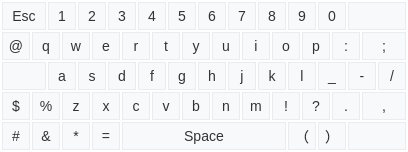
<?xml version="1.0" encoding="UTF-8"?>
<ui version="4.0">
 <class>VirtualKeyboard</class>
 <widget class="QDialog" name="VirtualKeyboard">
  <property name="geometry">
   <rect>
    <x>0</x>
    <y>0</y>
    <width>408</width>
    <height>152</height>
   </rect>
  </property>
  <property name="focusPolicy">
   <enum>Qt::NoFocus</enum>
  </property>
  <property name="windowTitle">
   <string>Dialog</string>
  </property>
  <property name="styleSheet">
   <string notr="true">QDialog{
	background-color: rgb(255, 255, 255);
}

QPushButton{
	background-color:#F8F9FB;	
	color:#333333;
	border-style:solid;
	border-width:1px;
	border-color:#EBECF0;
	font-family: &quot;Helvetica&quot;;
	font-size: 14px;
    min-width:26px; 
    min-height:26px;  
}

QPushButton:hover{
	border-color:#A5B6FF;
}
QPushButton:pressed{
    /* 使文字有一点移动 */  
	padding-left:1px;
	padding-top:1px;
	border-color:#476BFD;
}

QPushButton#pushButton_del{
border-image: url(:/images/keyborad_del.png);
}
QPushButton#pushButton_del:hover{
border-image: url(:/images/keyborad_del_h.png);
}
QPushButton#pushButton_del:pressed{
border-image: url(:/images/keyborad_del_p.png);
}

QPushButton#pushButton_switchletter{
border-image: url(:/images/keyborad_letter.png);
}
QPushButton#pushButton_switchletter:hover{
border-image: url(:/images/keyborad_letter_h.png);
}
QPushButton#pushButton_switchletter:pressed{
border-image: url(:/images/keyborad_letter_p.png);
}

QPushButton#pushButton_enter{
border-image: url(:/images/keyborad_enter.png);
}
QPushButton#pushButton_enter:hover{
border-image: url(:/images/keyborad_enter_h.png);
}
QPushButton#pushButton_enter:pressed{
border-image: url(:/images/keyborad_enter_P.png);
}</string>
  </property>
  <widget class="QPushButton" name="pushButton_m">
   <property name="geometry">
    <rect>
     <x>242</x>
     <y>92</y>
     <width>28</width>
     <height>28</height>
    </rect>
   </property>
   <property name="focusPolicy">
    <enum>Qt::NoFocus</enum>
   </property>
   <property name="styleSheet">
    <string notr="true"/>
   </property>
   <property name="text">
    <string>m</string>
   </property>
  </widget>
  <widget class="QPushButton" name="pushButton_gantanhao">
   <property name="geometry">
    <rect>
     <x>272</x>
     <y>92</y>
     <width>28</width>
     <height>28</height>
    </rect>
   </property>
   <property name="focusPolicy">
    <enum>Qt::NoFocus</enum>
   </property>
   <property name="styleSheet">
    <string notr="true"/>
   </property>
   <property name="text">
    <string>!</string>
   </property>
  </widget>
  <widget class="QPushButton" name="pushButton_n">
   <property name="geometry">
    <rect>
     <x>212</x>
     <y>92</y>
     <width>28</width>
     <height>28</height>
    </rect>
   </property>
   <property name="minimumSize">
    <size>
     <width>28</width>
     <height>28</height>
    </size>
   </property>
   <property name="focusPolicy">
    <enum>Qt::NoFocus</enum>
   </property>
   <property name="styleSheet">
    <string notr="true"/>
   </property>
   <property name="text">
    <string>n</string>
   </property>
  </widget>
  <widget class="QPushButton" name="pushButton_v">
   <property name="geometry">
    <rect>
     <x>152</x>
     <y>92</y>
     <width>28</width>
     <height>28</height>
    </rect>
   </property>
   <property name="focusPolicy">
    <enum>Qt::NoFocus</enum>
   </property>
   <property name="styleSheet">
    <string notr="true"/>
   </property>
   <property name="text">
    <string>v</string>
   </property>
  </widget>
  <widget class="QPushButton" name="pushButton_b">
   <property name="geometry">
    <rect>
     <x>182</x>
     <y>92</y>
     <width>28</width>
     <height>28</height>
    </rect>
   </property>
   <property name="focusPolicy">
    <enum>Qt::NoFocus</enum>
   </property>
   <property name="styleSheet">
    <string notr="true"/>
   </property>
   <property name="text">
    <string>b</string>
   </property>
  </widget>
  <widget class="QPushButton" name="pushButton_dot">
   <property name="geometry">
    <rect>
     <x>332</x>
     <y>92</y>
     <width>28</width>
     <height>28</height>
    </rect>
   </property>
   <property name="focusPolicy">
    <enum>Qt::NoFocus</enum>
   </property>
   <property name="styleSheet">
    <string notr="true"/>
   </property>
   <property name="text">
    <string>.</string>
   </property>
  </widget>
  <widget class="QPushButton" name="pushButton_douhao">
   <property name="geometry">
    <rect>
     <x>362</x>
     <y>92</y>
     <width>44</width>
     <height>28</height>
    </rect>
   </property>
   <property name="focusPolicy">
    <enum>Qt::NoFocus</enum>
   </property>
   <property name="styleSheet">
    <string notr="true"/>
   </property>
   <property name="text">
    <string>,</string>
   </property>
  </widget>
  <widget class="QPushButton" name="pushButton_wenhao">
   <property name="geometry">
    <rect>
     <x>302</x>
     <y>92</y>
     <width>28</width>
     <height>28</height>
    </rect>
   </property>
   <property name="focusPolicy">
    <enum>Qt::NoFocus</enum>
   </property>
   <property name="styleSheet">
    <string notr="true"/>
   </property>
   <property name="text">
    <string>?</string>
   </property>
  </widget>
  <widget class="QPushButton" name="pushButton_c">
   <property name="geometry">
    <rect>
     <x>122</x>
     <y>92</y>
     <width>28</width>
     <height>28</height>
    </rect>
   </property>
   <property name="focusPolicy">
    <enum>Qt::NoFocus</enum>
   </property>
   <property name="styleSheet">
    <string notr="true"/>
   </property>
   <property name="text">
    <string>c</string>
   </property>
  </widget>
  <widget class="QPushButton" name="pushButton_z">
   <property name="geometry">
    <rect>
     <x>62</x>
     <y>92</y>
     <width>28</width>
     <height>28</height>
    </rect>
   </property>
   <property name="focusPolicy">
    <enum>Qt::NoFocus</enum>
   </property>
   <property name="styleSheet">
    <string notr="true"/>
   </property>
   <property name="text">
    <string>z</string>
   </property>
  </widget>
  <widget class="QPushButton" name="pushButton_x">
   <property name="geometry">
    <rect>
     <x>92</x>
     <y>92</y>
     <width>28</width>
     <height>28</height>
    </rect>
   </property>
   <property name="focusPolicy">
    <enum>Qt::NoFocus</enum>
   </property>
   <property name="styleSheet">
    <string notr="true"/>
   </property>
   <property name="text">
    <string>x</string>
   </property>
  </widget>
  <widget class="QPushButton" name="pushButton_doller">
   <property name="geometry">
    <rect>
     <x>2</x>
     <y>92</y>
     <width>28</width>
     <height>28</height>
    </rect>
   </property>
   <property name="focusPolicy">
    <enum>Qt::NoFocus</enum>
   </property>
   <property name="styleSheet">
    <string notr="true"/>
   </property>
   <property name="text">
    <string>$</string>
   </property>
  </widget>
  <widget class="QPushButton" name="pushButton_baifenhao">
   <property name="geometry">
    <rect>
     <x>32</x>
     <y>92</y>
     <width>28</width>
     <height>28</height>
    </rect>
   </property>
   <property name="focusPolicy">
    <enum>Qt::NoFocus</enum>
   </property>
   <property name="styleSheet">
    <string notr="true"/>
   </property>
   <property name="text">
    <string>%</string>
   </property>
  </widget>
  <widget class="QPushButton" name="pushButton_g">
   <property name="geometry">
    <rect>
     <x>168</x>
     <y>62</y>
     <width>28</width>
     <height>28</height>
    </rect>
   </property>
   <property name="focusPolicy">
    <enum>Qt::NoFocus</enum>
   </property>
   <property name="styleSheet">
    <string notr="true"/>
   </property>
   <property name="text">
    <string>g</string>
   </property>
  </widget>
  <widget class="QPushButton" name="pushButton_j">
   <property name="geometry">
    <rect>
     <x>228</x>
     <y>62</y>
     <width>28</width>
     <height>28</height>
    </rect>
   </property>
   <property name="minimumSize">
    <size>
     <width>28</width>
     <height>28</height>
    </size>
   </property>
   <property name="focusPolicy">
    <enum>Qt::NoFocus</enum>
   </property>
   <property name="styleSheet">
    <string notr="true"/>
   </property>
   <property name="text">
    <string>j</string>
   </property>
  </widget>
  <widget class="QPushButton" name="pushButton_d">
   <property name="geometry">
    <rect>
     <x>108</x>
     <y>62</y>
     <width>28</width>
     <height>28</height>
    </rect>
   </property>
   <property name="focusPolicy">
    <enum>Qt::NoFocus</enum>
   </property>
   <property name="styleSheet">
    <string notr="true"/>
   </property>
   <property name="text">
    <string>d</string>
   </property>
  </widget>
  <widget class="QPushButton" name="pushButton_f">
   <property name="geometry">
    <rect>
     <x>138</x>
     <y>62</y>
     <width>28</width>
     <height>28</height>
    </rect>
   </property>
   <property name="focusPolicy">
    <enum>Qt::NoFocus</enum>
   </property>
   <property name="styleSheet">
    <string notr="true"/>
   </property>
   <property name="text">
    <string>f</string>
   </property>
  </widget>
  <widget class="QPushButton" name="pushButton_h">
   <property name="geometry">
    <rect>
     <x>198</x>
     <y>62</y>
     <width>28</width>
     <height>28</height>
    </rect>
   </property>
   <property name="focusPolicy">
    <enum>Qt::NoFocus</enum>
   </property>
   <property name="styleSheet">
    <string notr="true"/>
   </property>
   <property name="text">
    <string>h</string>
   </property>
  </widget>
  <widget class="QPushButton" name="pushButton_s">
   <property name="geometry">
    <rect>
     <x>78</x>
     <y>62</y>
     <width>28</width>
     <height>28</height>
    </rect>
   </property>
   <property name="focusPolicy">
    <enum>Qt::NoFocus</enum>
   </property>
   <property name="styleSheet">
    <string notr="true"/>
   </property>
   <property name="text">
    <string>s</string>
   </property>
  </widget>
  <widget class="QPushButton" name="pushButton_switchletter">
   <property name="geometry">
    <rect>
     <x>2</x>
     <y>62</y>
     <width>44</width>
     <height>28</height>
    </rect>
   </property>
   <property name="focusPolicy">
    <enum>Qt::NoFocus</enum>
   </property>
   <property name="styleSheet">
    <string notr="true"/>
   </property>
   <property name="text">
    <string/>
   </property>
  </widget>
  <widget class="QPushButton" name="pushButton_a">
   <property name="geometry">
    <rect>
     <x>48</x>
     <y>62</y>
     <width>28</width>
     <height>28</height>
    </rect>
   </property>
   <property name="focusPolicy">
    <enum>Qt::NoFocus</enum>
   </property>
   <property name="styleSheet">
    <string notr="true"/>
   </property>
   <property name="text">
    <string>a</string>
   </property>
  </widget>
  <widget class="QPushButton" name="pushButton_l">
   <property name="geometry">
    <rect>
     <x>288</x>
     <y>62</y>
     <width>28</width>
     <height>28</height>
    </rect>
   </property>
   <property name="focusPolicy">
    <enum>Qt::NoFocus</enum>
   </property>
   <property name="styleSheet">
    <string notr="true"/>
   </property>
   <property name="text">
    <string>l</string>
   </property>
  </widget>
  <widget class="QPushButton" name="pushButton_gang">
   <property name="geometry">
    <rect>
     <x>348</x>
     <y>62</y>
     <width>28</width>
     <height>28</height>
    </rect>
   </property>
   <property name="focusPolicy">
    <enum>Qt::NoFocus</enum>
   </property>
   <property name="styleSheet">
    <string notr="true"/>
   </property>
   <property name="text">
    <string>-</string>
   </property>
  </widget>
  <widget class="QPushButton" name="pushButton_xiahuaxian">
   <property name="geometry">
    <rect>
     <x>318</x>
     <y>62</y>
     <width>28</width>
     <height>28</height>
    </rect>
   </property>
   <property name="focusPolicy">
    <enum>Qt::NoFocus</enum>
   </property>
   <property name="styleSheet">
    <string notr="true"/>
   </property>
   <property name="text">
    <string>_</string>
   </property>
  </widget>
  <widget class="QPushButton" name="pushButton_fanxiexian">
   <property name="geometry">
    <rect>
     <x>378</x>
     <y>62</y>
     <width>28</width>
     <height>28</height>
    </rect>
   </property>
   <property name="focusPolicy">
    <enum>Qt::NoFocus</enum>
   </property>
   <property name="styleSheet">
    <string notr="true"/>
   </property>
   <property name="text">
    <string>/</string>
   </property>
  </widget>
  <widget class="QPushButton" name="pushButton_k">
   <property name="geometry">
    <rect>
     <x>258</x>
     <y>62</y>
     <width>28</width>
     <height>28</height>
    </rect>
   </property>
   <property name="focusPolicy">
    <enum>Qt::NoFocus</enum>
   </property>
   <property name="styleSheet">
    <string notr="true"/>
   </property>
   <property name="text">
    <string>k</string>
   </property>
  </widget>
  <widget class="QPushButton" name="pushButton_esc">
   <property name="geometry">
    <rect>
     <x>2</x>
     <y>2</y>
     <width>44</width>
     <height>28</height>
    </rect>
   </property>
   <property name="focusPolicy">
    <enum>Qt::NoFocus</enum>
   </property>
   <property name="styleSheet">
    <string notr="true"/>
   </property>
   <property name="text">
    <string>Esc</string>
   </property>
  </widget>
  <widget class="QPushButton" name="pushButton_del">
   <property name="geometry">
    <rect>
     <x>348</x>
     <y>2</y>
     <width>58</width>
     <height>28</height>
    </rect>
   </property>
   <property name="focusPolicy">
    <enum>Qt::NoFocus</enum>
   </property>
   <property name="styleSheet">
    <string notr="true"/>
   </property>
   <property name="text">
    <string/>
   </property>
  </widget>
  <widget class="QPushButton" name="pushButton_0">
   <property name="geometry">
    <rect>
     <x>318</x>
     <y>2</y>
     <width>28</width>
     <height>28</height>
    </rect>
   </property>
   <property name="focusPolicy">
    <enum>Qt::NoFocus</enum>
   </property>
   <property name="styleSheet">
    <string notr="true"/>
   </property>
   <property name="text">
    <string>0</string>
   </property>
  </widget>
  <widget class="QPushButton" name="pushButton_3">
   <property name="geometry">
    <rect>
     <x>108</x>
     <y>2</y>
     <width>28</width>
     <height>28</height>
    </rect>
   </property>
   <property name="focusPolicy">
    <enum>Qt::NoFocus</enum>
   </property>
   <property name="styleSheet">
    <string notr="true"/>
   </property>
   <property name="text">
    <string>3</string>
   </property>
  </widget>
  <widget class="QPushButton" name="pushButton_7">
   <property name="geometry">
    <rect>
     <x>228</x>
     <y>2</y>
     <width>28</width>
     <height>28</height>
    </rect>
   </property>
   <property name="focusPolicy">
    <enum>Qt::NoFocus</enum>
   </property>
   <property name="styleSheet">
    <string notr="true"/>
   </property>
   <property name="text">
    <string>7</string>
   </property>
  </widget>
  <widget class="QPushButton" name="pushButton_5">
   <property name="geometry">
    <rect>
     <x>168</x>
     <y>2</y>
     <width>28</width>
     <height>28</height>
    </rect>
   </property>
   <property name="focusPolicy">
    <enum>Qt::NoFocus</enum>
   </property>
   <property name="styleSheet">
    <string notr="true"/>
   </property>
   <property name="text">
    <string>5</string>
   </property>
  </widget>
  <widget class="QPushButton" name="pushButton_9">
   <property name="geometry">
    <rect>
     <x>288</x>
     <y>2</y>
     <width>28</width>
     <height>28</height>
    </rect>
   </property>
   <property name="focusPolicy">
    <enum>Qt::NoFocus</enum>
   </property>
   <property name="styleSheet">
    <string notr="true"/>
   </property>
   <property name="text">
    <string>9</string>
   </property>
  </widget>
  <widget class="QPushButton" name="pushButton_2">
   <property name="geometry">
    <rect>
     <x>78</x>
     <y>2</y>
     <width>28</width>
     <height>28</height>
    </rect>
   </property>
   <property name="focusPolicy">
    <enum>Qt::NoFocus</enum>
   </property>
   <property name="styleSheet">
    <string notr="true"/>
   </property>
   <property name="text">
    <string>2</string>
   </property>
  </widget>
  <widget class="QPushButton" name="pushButton_8">
   <property name="geometry">
    <rect>
     <x>258</x>
     <y>2</y>
     <width>28</width>
     <height>28</height>
    </rect>
   </property>
   <property name="focusPolicy">
    <enum>Qt::NoFocus</enum>
   </property>
   <property name="styleSheet">
    <string notr="true"/>
   </property>
   <property name="text">
    <string>8</string>
   </property>
  </widget>
  <widget class="QPushButton" name="pushButton_4">
   <property name="geometry">
    <rect>
     <x>138</x>
     <y>2</y>
     <width>28</width>
     <height>28</height>
    </rect>
   </property>
   <property name="focusPolicy">
    <enum>Qt::NoFocus</enum>
   </property>
   <property name="styleSheet">
    <string notr="true"/>
   </property>
   <property name="text">
    <string>4</string>
   </property>
  </widget>
  <widget class="QPushButton" name="pushButton_6">
   <property name="geometry">
    <rect>
     <x>198</x>
     <y>2</y>
     <width>28</width>
     <height>28</height>
    </rect>
   </property>
   <property name="minimumSize">
    <size>
     <width>28</width>
     <height>28</height>
    </size>
   </property>
   <property name="focusPolicy">
    <enum>Qt::NoFocus</enum>
   </property>
   <property name="styleSheet">
    <string notr="true"/>
   </property>
   <property name="text">
    <string>6</string>
   </property>
  </widget>
  <widget class="QPushButton" name="pushButton_1">
   <property name="geometry">
    <rect>
     <x>48</x>
     <y>2</y>
     <width>28</width>
     <height>28</height>
    </rect>
   </property>
   <property name="focusPolicy">
    <enum>Qt::NoFocus</enum>
   </property>
   <property name="styleSheet">
    <string notr="true"/>
   </property>
   <property name="text">
    <string>1</string>
   </property>
  </widget>
  <widget class="QPushButton" name="pushButton_t">
   <property name="geometry">
    <rect>
     <x>152</x>
     <y>32</y>
     <width>28</width>
     <height>28</height>
    </rect>
   </property>
   <property name="focusPolicy">
    <enum>Qt::NoFocus</enum>
   </property>
   <property name="styleSheet">
    <string notr="true"/>
   </property>
   <property name="text">
    <string>t</string>
   </property>
  </widget>
  <widget class="QPushButton" name="pushButton_y">
   <property name="geometry">
    <rect>
     <x>182</x>
     <y>32</y>
     <width>28</width>
     <height>28</height>
    </rect>
   </property>
   <property name="focusPolicy">
    <enum>Qt::NoFocus</enum>
   </property>
   <property name="styleSheet">
    <string notr="true"/>
   </property>
   <property name="text">
    <string>y</string>
   </property>
  </widget>
  <widget class="QPushButton" name="pushButton_p">
   <property name="geometry">
    <rect>
     <x>302</x>
     <y>32</y>
     <width>28</width>
     <height>28</height>
    </rect>
   </property>
   <property name="focusPolicy">
    <enum>Qt::NoFocus</enum>
   </property>
   <property name="styleSheet">
    <string notr="true"/>
   </property>
   <property name="text">
    <string>p</string>
   </property>
  </widget>
  <widget class="QPushButton" name="pushButton_r">
   <property name="geometry">
    <rect>
     <x>122</x>
     <y>32</y>
     <width>28</width>
     <height>28</height>
    </rect>
   </property>
   <property name="focusPolicy">
    <enum>Qt::NoFocus</enum>
   </property>
   <property name="styleSheet">
    <string notr="true"/>
   </property>
   <property name="text">
    <string>r</string>
   </property>
  </widget>
  <widget class="QPushButton" name="pushButton_o">
   <property name="geometry">
    <rect>
     <x>272</x>
     <y>32</y>
     <width>28</width>
     <height>28</height>
    </rect>
   </property>
   <property name="focusPolicy">
    <enum>Qt::NoFocus</enum>
   </property>
   <property name="styleSheet">
    <string notr="true"/>
   </property>
   <property name="text">
    <string>o</string>
   </property>
  </widget>
  <widget class="QPushButton" name="pushButton_maohao">
   <property name="geometry">
    <rect>
     <x>332</x>
     <y>32</y>
     <width>28</width>
     <height>28</height>
    </rect>
   </property>
   <property name="focusPolicy">
    <enum>Qt::NoFocus</enum>
   </property>
   <property name="styleSheet">
    <string notr="true"/>
   </property>
   <property name="text">
    <string>:</string>
   </property>
  </widget>
  <widget class="QPushButton" name="pushButton_i">
   <property name="geometry">
    <rect>
     <x>242</x>
     <y>32</y>
     <width>28</width>
     <height>28</height>
    </rect>
   </property>
   <property name="focusPolicy">
    <enum>Qt::NoFocus</enum>
   </property>
   <property name="styleSheet">
    <string notr="true"/>
   </property>
   <property name="text">
    <string>i</string>
   </property>
  </widget>
  <widget class="QPushButton" name="pushButton_u">
   <property name="geometry">
    <rect>
     <x>212</x>
     <y>32</y>
     <width>28</width>
     <height>28</height>
    </rect>
   </property>
   <property name="minimumSize">
    <size>
     <width>28</width>
     <height>28</height>
    </size>
   </property>
   <property name="focusPolicy">
    <enum>Qt::NoFocus</enum>
   </property>
   <property name="styleSheet">
    <string notr="true"/>
   </property>
   <property name="text">
    <string>u</string>
   </property>
  </widget>
  <widget class="QPushButton" name="pushButton_at">
   <property name="geometry">
    <rect>
     <x>2</x>
     <y>32</y>
     <width>28</width>
     <height>28</height>
    </rect>
   </property>
   <property name="focusPolicy">
    <enum>Qt::NoFocus</enum>
   </property>
   <property name="styleSheet">
    <string notr="true"/>
   </property>
   <property name="text">
    <string>@</string>
   </property>
  </widget>
  <widget class="QPushButton" name="pushButton_q">
   <property name="geometry">
    <rect>
     <x>32</x>
     <y>32</y>
     <width>28</width>
     <height>28</height>
    </rect>
   </property>
   <property name="focusPolicy">
    <enum>Qt::NoFocus</enum>
   </property>
   <property name="styleSheet">
    <string notr="true"/>
   </property>
   <property name="text">
    <string>q</string>
   </property>
  </widget>
  <widget class="QPushButton" name="pushButton_w">
   <property name="geometry">
    <rect>
     <x>62</x>
     <y>32</y>
     <width>28</width>
     <height>28</height>
    </rect>
   </property>
   <property name="focusPolicy">
    <enum>Qt::NoFocus</enum>
   </property>
   <property name="styleSheet">
    <string notr="true"/>
   </property>
   <property name="text">
    <string>w</string>
   </property>
  </widget>
  <widget class="QPushButton" name="pushButton_e">
   <property name="geometry">
    <rect>
     <x>92</x>
     <y>32</y>
     <width>28</width>
     <height>28</height>
    </rect>
   </property>
   <property name="focusPolicy">
    <enum>Qt::NoFocus</enum>
   </property>
   <property name="styleSheet">
    <string notr="true"/>
   </property>
   <property name="text">
    <string>e</string>
   </property>
  </widget>
  <widget class="QPushButton" name="pushButton_yinhao">
   <property name="geometry">
    <rect>
     <x>362</x>
     <y>32</y>
     <width>44</width>
     <height>28</height>
    </rect>
   </property>
   <property name="focusPolicy">
    <enum>Qt::NoFocus</enum>
   </property>
   <property name="styleSheet">
    <string notr="true"/>
   </property>
   <property name="text">
    <string>;</string>
   </property>
  </widget>
  <widget class="QPushButton" name="pushButton_space">
   <property name="geometry">
    <rect>
     <x>122</x>
     <y>122</y>
     <width>164</width>
     <height>28</height>
    </rect>
   </property>
   <property name="focusPolicy">
    <enum>Qt::NoFocus</enum>
   </property>
   <property name="styleSheet">
    <string notr="true"/>
   </property>
   <property name="text">
    <string>Space</string>
   </property>
  </widget>
  <widget class="QPushButton" name="pushButton_guohao1">
   <property name="geometry">
    <rect>
     <x>288</x>
     <y>122</y>
     <width>28</width>
     <height>28</height>
    </rect>
   </property>
   <property name="focusPolicy">
    <enum>Qt::NoFocus</enum>
   </property>
   <property name="styleSheet">
    <string notr="true"/>
   </property>
   <property name="text">
    <string>（</string>
   </property>
  </widget>
  <widget class="QPushButton" name="pushButton_denghao">
   <property name="geometry">
    <rect>
     <x>92</x>
     <y>122</y>
     <width>28</width>
     <height>28</height>
    </rect>
   </property>
   <property name="focusPolicy">
    <enum>Qt::NoFocus</enum>
   </property>
   <property name="styleSheet">
    <string notr="true"/>
   </property>
   <property name="text">
    <string>=</string>
   </property>
  </widget>
  <widget class="QPushButton" name="pushButton_jinghao">
   <property name="geometry">
    <rect>
     <x>2</x>
     <y>122</y>
     <width>28</width>
     <height>28</height>
    </rect>
   </property>
   <property name="focusPolicy">
    <enum>Qt::NoFocus</enum>
   </property>
   <property name="styleSheet">
    <string notr="true"/>
   </property>
   <property name="text">
    <string>#</string>
   </property>
  </widget>
  <widget class="QPushButton" name="pushButton_qiehao">
   <property name="geometry">
    <rect>
     <x>32</x>
     <y>122</y>
     <width>28</width>
     <height>28</height>
    </rect>
   </property>
   <property name="focusPolicy">
    <enum>Qt::NoFocus</enum>
   </property>
   <property name="styleSheet">
    <string notr="true"/>
   </property>
   <property name="text">
    <string>&amp;&amp;</string>
   </property>
  </widget>
  <widget class="QPushButton" name="pushButton_xinghao">
   <property name="geometry">
    <rect>
     <x>62</x>
     <y>122</y>
     <width>28</width>
     <height>28</height>
    </rect>
   </property>
   <property name="focusPolicy">
    <enum>Qt::NoFocus</enum>
   </property>
   <property name="styleSheet">
    <string notr="true"/>
   </property>
   <property name="text">
    <string>*</string>
   </property>
  </widget>
  <widget class="QPushButton" name="pushButton_kuohao2">
   <property name="geometry">
    <rect>
     <x>318</x>
     <y>122</y>
     <width>28</width>
     <height>28</height>
    </rect>
   </property>
   <property name="focusPolicy">
    <enum>Qt::NoFocus</enum>
   </property>
   <property name="styleSheet">
    <string notr="true"/>
   </property>
   <property name="text">
    <string>）</string>
   </property>
  </widget>
  <widget class="QPushButton" name="pushButton_enter">
   <property name="geometry">
    <rect>
     <x>348</x>
     <y>122</y>
     <width>58</width>
     <height>28</height>
    </rect>
   </property>
   <property name="focusPolicy">
    <enum>Qt::NoFocus</enum>
   </property>
   <property name="styleSheet">
    <string notr="true"/>
   </property>
   <property name="text">
    <string/>
   </property>
  </widget>
 </widget>
 <resources/>
 <connections/>
</ui>
